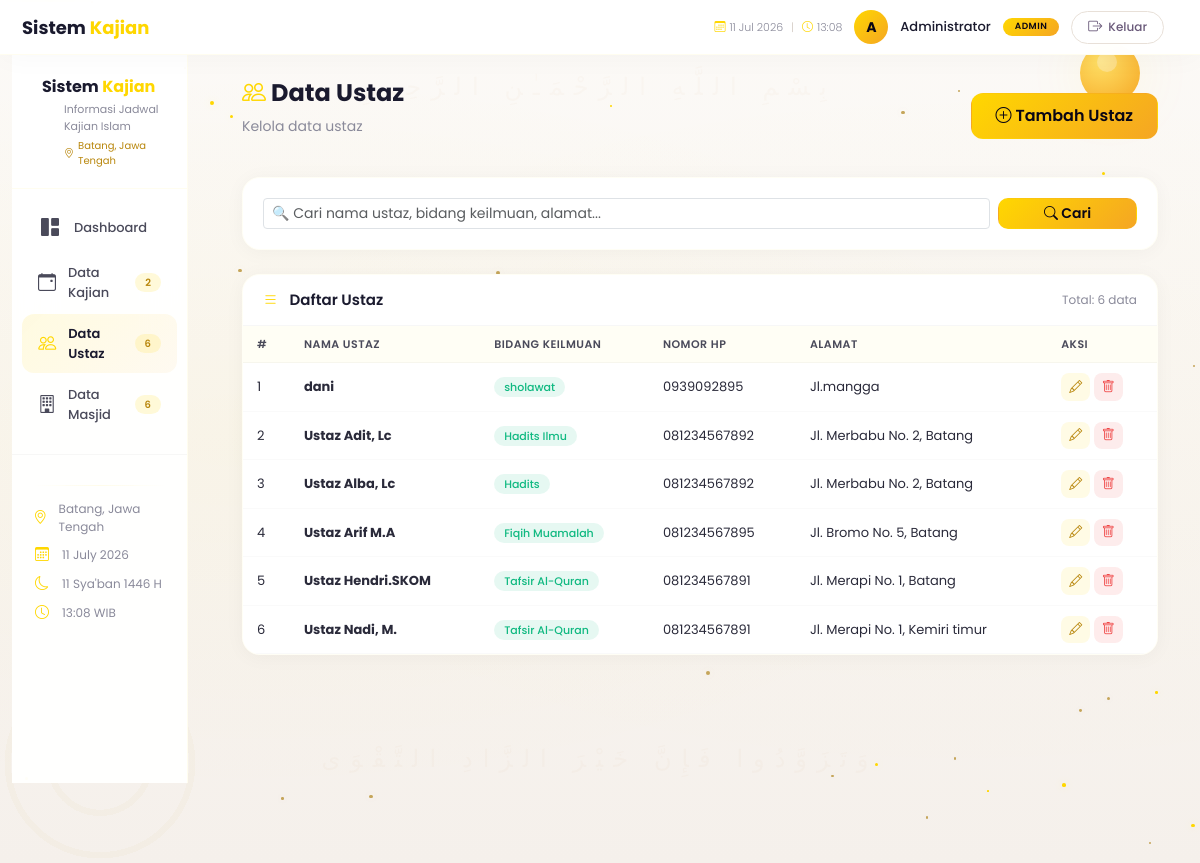
The page /ustaz/read.php (signed in) on the database its author committed.
### tables this page shows
CREATE TABLE IF NOT EXISTS `ustaz` (
  `id` int(11) NOT NULL AUTO_INCREMENT,
  `nama_ustaz` varchar(255) NOT NULL,
  `bidang_keilmuan` varchar(255) NOT NULL,
  `no_hp` varchar(20) DEFAULT NULL,
  `alamat` text DEFAULT NULL,
  `created_at` timestamp NOT NULL DEFAULT current_timestamp(),
  `updated_at` timestamp NOT NULL DEFAULT current_timestamp() ON UPDATE current_timestamp(),
  PRIMARY KEY (`id`)
);

### koneksi.php (called while the page is built, shortened)
<?php
function getIslamicDate() {
    $islamicMonths = [
        'Muharram', 'Safar', 'Rabi\'ul Awwal', 'Rabi\'ul Akhir',
        'Jumadil Ula', 'Jumadil Akhir', 'Rajab', 'Sya\'ban',
        'Ramadhan', 'Syawal', 'Dzulqa\'dah', 'Dzulhijjah'
    ];
    $hijriYear = 1446;
    $hijriMonth = (int)date('n') % 12;
    $hijriDay = (int)date('j') % 30;
    return $hijriDay . ' ' . $islamicMonths[$hijriMonth] . ' ' . $hijriYear . ' H';
}
?>

### ustaz/read.php (the view, shortened to what this page needs)
<?php
require_once '../koneksi.php';
$limit = 10;
$page = isset($_GET['page']) ? (int)$_GET['page'] : 1;
$offset = ($page - 1) * $limit;
$search_condition = "1=1";
$query_total = "SELECT COUNT(*) as total FROM ustaz WHERE $search_condition";
$total_result = mysqli_query($koneksi, $query_total);
$total_data = mysqli_fetch_assoc($total_result)['total'];
$query = "SELECT * FROM ustaz WHERE $search_condition ORDER BY nama_ustaz ASC LIMIT $limit OFFSET $offset";
$result = mysqli_query($koneksi, $query);
$total_kajian = mysqli_fetch_assoc(mysqli_query($koneksi, "SELECT COUNT(*) as total FROM kajian"))['total'];
$total_ustaz = mysqli_fetch_assoc(mysqli_query($koneksi, "SELECT COUNT(*) as total FROM ustaz"))['total'];
$total_masjid = mysqli_fetch_assoc(mysqli_query($koneksi, "SELECT COUNT(*) as total FROM masjid"))['total'];
$lokasi = 'Batang, Jawa Tengah';
?>
<!DOCTYPE html>
<html lang="id">
<head>
    <link href="https://cdn.jsdelivr.net/npm/bootstrap@5.3.0/dist/css/bootstrap.min.css" rel="stylesheet">
    <link href="https://cdn.jsdelivr.net/npm/bootstrap-icons@1.11.0/font/bootstrap-icons.css" rel="stylesheet">
</head>
<body>
    <div class="islamic-bg">
        <div class="stars-container" id="stars"></div>
        <div class="moon-wrap"><div class="moon"></div></div>
        <div class="arabic-text top">بِسْمِ اللَّهِ الرَّحْمَـٰنِ الرَّحِيمِ</div>
        <div class="arabic-text bottom">وَتَزَوَّدُوا فَإِنَّ خَيْرَ الزَّادِ التَّقْوَى</div>
    </div>
    <nav class="navbar-premium">
        <div class="container-fluid">
            <div class="row align-items-center w-100">
                <div class="col-md-4 col-6">
                    <a href="../dashboard.php" class="brand">
                        <span>Sistem <span class="gold">Kajian</span></span>
                    </a>
                </div>
                <div class="col-md-8 col-6 text-end">
                    <div class="user-info justify-content-end">
                        <span class="time-display">
                            <i class="bi bi-calendar3"></i> <?php echo date('d M Y'); ?>
                            <span style="margin:0 4px;color:#d0c8c0;">|</span>
                            <i class="bi bi-clock"></i> <?php echo date('H:i'); ?>
                        </span>
                        <div class="user-avatar">
                            <?php echo strtoupper(substr($_SESSION['nama_lengkap'], 0, 1)); ?>
                        </div>
                        <span class="user-name"><?php echo $_SESSION['nama_lengkap']; ?></span>
                        <span class="user-role"><?php echo ucfirst($_SESSION['role']); ?></span>
                        <a href="../logout.php" class="btn-logout-premium">
                            <i class="bi bi-box-arrow-right"></i> Keluar
                        </a>
                    </div>
                </div>
            </div>
        </div>
    </nav>
    <div class="container-fluid">
        <div class="row">
            <div class="col-lg-2 col-md-3">
                <div class="sidebar-premium">
                    <div class="brand-sidebar">
                        <div class="logo-text">
                            <span>Sistem <span class="gold">Kajian</span></span>
                        </div>
                        <div class="sub-text">Informasi Jadwal Kajian Islam</div>
                        <div class="lokasi-text">
                            <i class="bi bi-geo-alt"></i> <?php echo $lokasi; ?>
                        </div>
                    </div>
                    <ul class="nav-sidebar">
                        <li><a href="../dashboard.php"><i class="bi bi-grid-1x2-fill"></i> Dashboard</a></li>
                        <li><a href="../kajian/read.php"><i class="bi bi-calendar-event"></i> Data Kajian <span class="badge-sidebar"><?php echo $total_kajian; ?></span></a></li>
                        <li><a href="read.php" class="active"><i class="bi bi-people"></i> Data Ustaz <span class="badge-sidebar"><?php echo $total_ustaz; ?></span></a></li>
                        <li><a href="../masjid/read.php"><i class="bi bi-building"></i> Data Masjid <span class="badge-sidebar"><?php echo $total_masjid; ?></span></a></li>
                    </ul>
                    <div class="sidebar-footer">
                        <div class="divider-light"></div>
                        <div class="footer-item"><i class="bi bi-geo-alt"></i> <span><?php echo $lokasi; ?></span></div>
                        <div class="footer-item"><i class="bi bi-calendar3"></i> <span><?php echo date('d F Y'); ?></span></div>
                        <div class="footer-item"><i class="bi bi-moon"></i> <span><?php echo getIslamicDate(); ?></span></div>
                        <div class="footer-item"><i class="bi bi-clock"></i> <span><?php echo date('H:i'); ?> WIB</span></div>
                    </div>
                </div>
            </div>
            <div class="col-lg-10 col-md-9">
                <div class="main-content">
                    <div class="d-flex justify-content-between align-items-center mb-4">
                        <div>
                            <h1 class="page-title"><i class="bi bi-people" style="color:#FFD700;"></i> Data Ustaz</h1>
                            <p class="page-subtitle">Kelola data ustaz</p>
                        </div>
                        <a href="create.php" class="btn" style="background:linear-gradient(135deg,#FFD700,#f5a623);color:#0a0615;font-weight:600;border-radius:12px;padding:10px 24px;">
                            <i class="bi bi-plus-circle"></i> Tambah Ustaz
                        </a>
                    </div>
                    <div class="filter-card">
                        <form method="GET" action="" class="row g-2">
                            <div class="col-md-10">
                                <input type="text" class="form-control form-control-sm" name="search" placeholder="🔍 Cari nama ustaz, bidang keilmuan, alamat..." value="<?php echo isset($_GET['search']) ? htmlspecialchars($_GET['search']) : ''; ?>">
                            </div>
                            <div class="col-md-2">
                                <button type="submit" class="btn btn-sm w-100" style="background:linear-gradient(135deg,#FFD700,#f5a623);color:#0a0615;font-weight:600;border-radius:10px;">
                                    <i class="bi bi-search"></i> Cari
                                </button>
                            </div>
                        </form>
                    </div>
                    <div class="table-card">
                        <div class="card-header">
                            <h5><i class="bi bi-list"></i> Daftar Ustaz</h5>
                            <span style="font-size:12px;color:#8a8a9a;">Total: <?php echo $total_data; ?> data</span>
                        </div>
                        <div class="card-body">
                            <div class="table-responsive">
                                <table class="table table-custom">
                                    <thead>
                                        <tr>
                                            <th>#</th>
                                            <th>Nama Ustaz</th>
                                            <th>Bidang Keilmuan</th>
                                            <th>Nomor HP</th>
                                            <th>Alamat</th>
                                            <th>Aksi</th>
                                        </tr>
                                    </thead>
                                    <tbody>
                                        <?php if (mysqli_num_rows($result) > 0): ?>
                                        <?php $no = $offset + 1; while ($row = mysqli_fetch_assoc($result)): ?>
                                        <tr>
                                            <td><?php echo $no++; ?></td>
                                            <td><strong><?php echo htmlspecialchars($row['nama_ustaz']); ?></strong></td>
                                            <td><span class="badge-keilmuan"><?php echo htmlspecialchars($row['bidang_keilmuan']); ?></span></td>
                                            <td><?php echo htmlspecialchars($row['no_hp']); ?></td>
                                            <td><?php echo htmlspecialchars($row['alamat']); ?></td>
                                            <td>
                                                <a href="update.php?id=<?php echo $row['id']; ?>" class="btn btn-action btn-edit"><i class="bi bi-pencil"></i></a>
                                                <a href="javascript:void(0)" onclick="konfirmasiHapus('delete.php?id=<?php echo $row['id']; ?>', 'Apakah Anda yakin ingin menghapus ustaz &quot;<?php echo htmlspecialchars($row['nama_ustaz']); ?>&quot;?')" class="btn btn-action btn-delete"><i class="bi bi-trash"></i></a>
                                            </td>
                                        </tr>
                                        <?php endwhile; ?>
                                        <?php endif; ?>
                                    </tbody>
                                </table>
                            </div>
                        </div>
                    </div>
                </div>
            </div>
        </div>
    </div>
</body>
</html>

### rows shown on the page
ustaz: nama_ustaz "dani", bidang_keilmuan "sholawat", no_hp "0939092895", alamat "Jl.mangga"
ustaz: nama_ustaz "Ustaz Adit, Lc", bidang_keilmuan "Hadits Ilmu", no_hp "081234567892", alamat "Jl. Merbabu No. 2, Batang"
ustaz: nama_ustaz "Ustaz Alba, Lc", bidang_keilmuan "Hadits", no_hp "081234567892", alamat "Jl. Merbabu No. 2, Batang"
ustaz: nama_ustaz "Ustaz Arif M.A", bidang_keilmuan "Fiqih Muamalah", no_hp "081234567895", alamat "Jl. Bromo No. 5, Batang"
ustaz: nama_ustaz "Ustaz Hendri.SKOM", bidang_keilmuan "Tafsir Al-Quran", no_hp "081234567891", alamat "Jl. Merapi No. 1, Batang"
ustaz: nama_ustaz "Ustaz Nadi, M.", bidang_keilmuan "Tafsir Al-Quran", no_hp "081234567891", alamat "Jl. Merapi No. 1, Kemiri timur"

### other values the page prints
substr($_SESSION['nama_lengkap'], 0, 1) "A"
$_SESSION['nama_lengkap'] "Administrator"
$_SESSION['role'] "ADMIN"
$lokasi "Batang, Jawa Tengah"
$total_kajian "2"
$total_ustaz "6"
$total_masjid "6"
getIslamicDate() "11 Sya'ban 1446 H"
$total_data "6"
